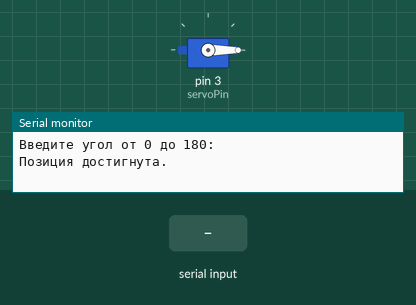
This sketch was run on a simulated Arduino Uno, built for the host (arithmetic inside an expression is 32-bit, double 64-bit). On the bench: servo, the last lines printed to the serial monitor. Inputs (shaded band) come from the test bench.

Above: at 1.2 s.
1.3 s: "90\n" received over Serial
At 1.67 s:
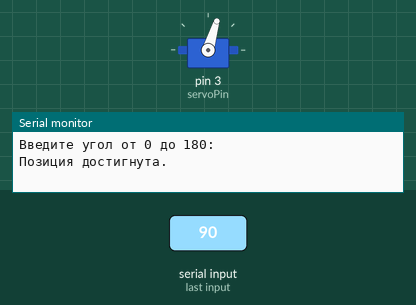
At 2.5 s:
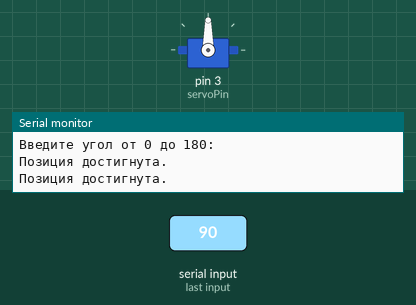
4.3 s: "90,45\n" received over Serial
5.8 s: "200\n" received over Serial
Timing chart, 0 to 8.8 s (numbered marks = the images above; inputs shaded):
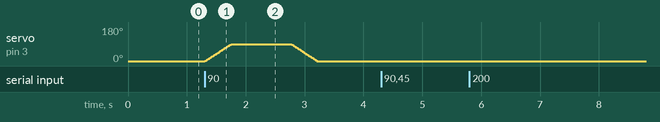

Measured:
- after the input at 1.3 s, servo on pin 3 (servoPin): rises from 0° to 90° in 0.45 s, then falls to 0° in 1.5 s

The sketch:

sketch.ino
```cpp
#include <Servo.h>

const int32_t servoPin = 3;
int32_t servo_pos = 0;
int32_t targetAngle = 0;
const int32_t stepDelay = 5;

Servo myServo;

void setup() {
  myServo.attach(servoPin);
  myServo.write(servo_pos);

  Serial.begin(115200);
  Serial.println("Введите угол от 0 до 180:");
}

void RotateServo(int32_t target) {
  if (servo_pos < target) {
    for (; servo_pos <= target; servo_pos++) {
      myServo.write(servo_pos);
      delay(stepDelay);
    }
  } else {
    for (; servo_pos >= target; servo_pos--) {
      myServo.write(servo_pos);
      delay(stepDelay);
    }
  }
  servo_pos = target;
}

void loop() {
  String input = Serial.readStringUntil('\n');
  input.trim();
  if (input=='\n')
    return;

  bool valid = true;
  if (input.length() < 1 && input.length() > 3) {
    valid = false;
  } else {
    for (size_t i = 0; i < input.length(); i++) {
      if (!isDigit(input[i])) {
        valid = false;
        break;
      }
    }
  }

  if (valid) {
    int32_t target = input.toInt();
    if (target >= 0 && target <= 180) {
      RotateServo(target);
      Serial.println("Позиция достигнута.");
    } else {
      Serial.println("Ошибка: Допускаются только значения от 0 до 180.");
    }
  } else {
    Serial.println("Ошибка: Ввод должен быть строго числом.");
  }
}
```
